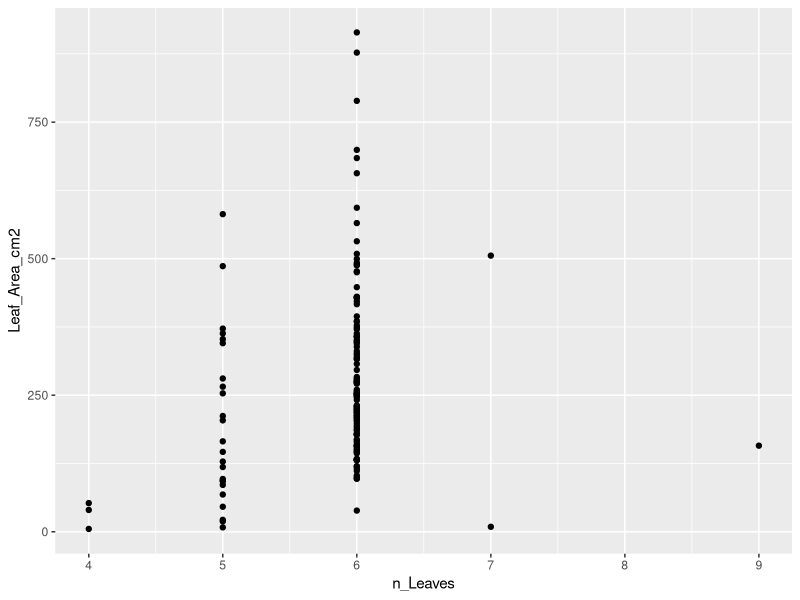
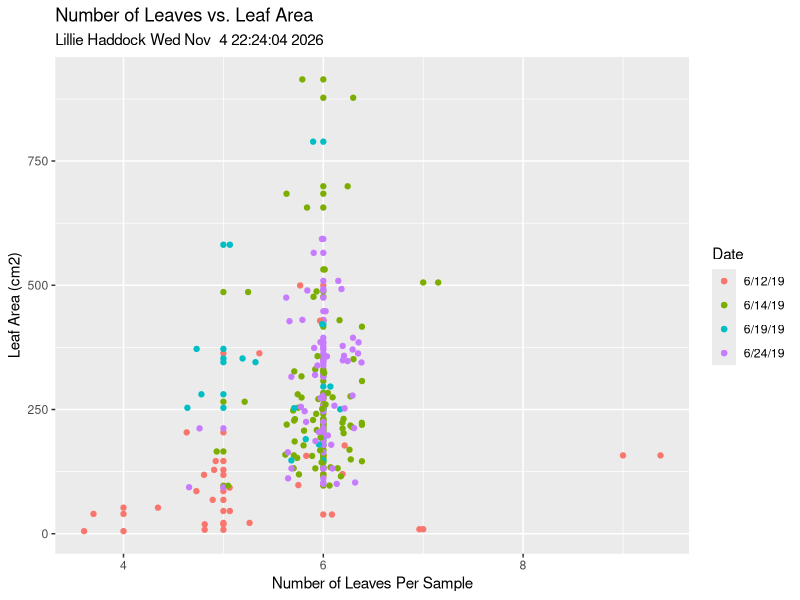
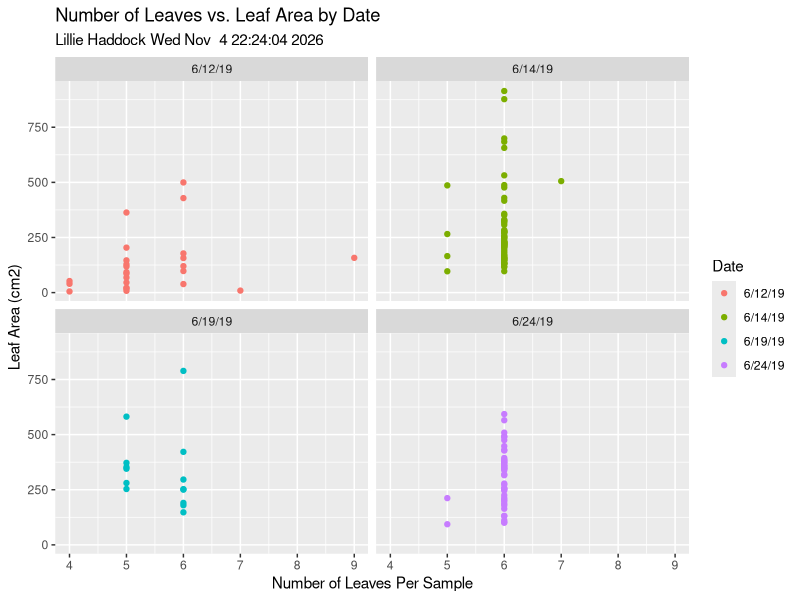
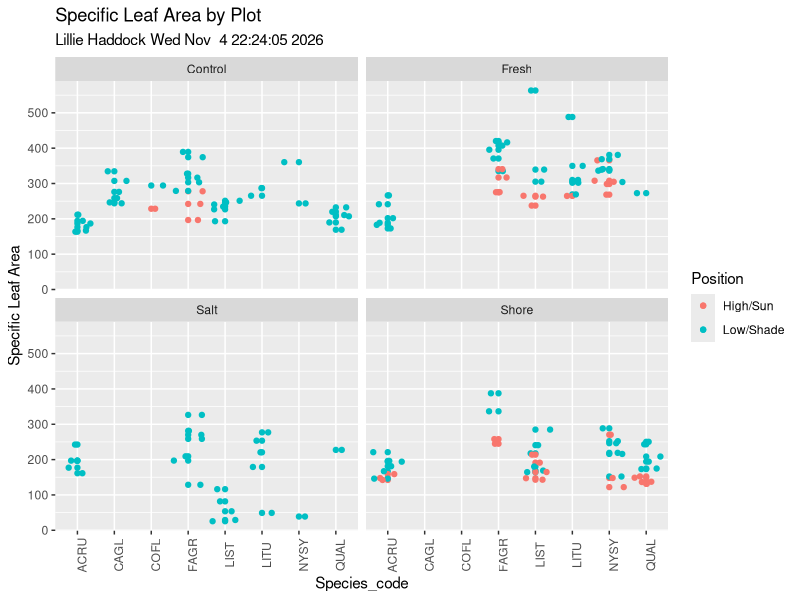
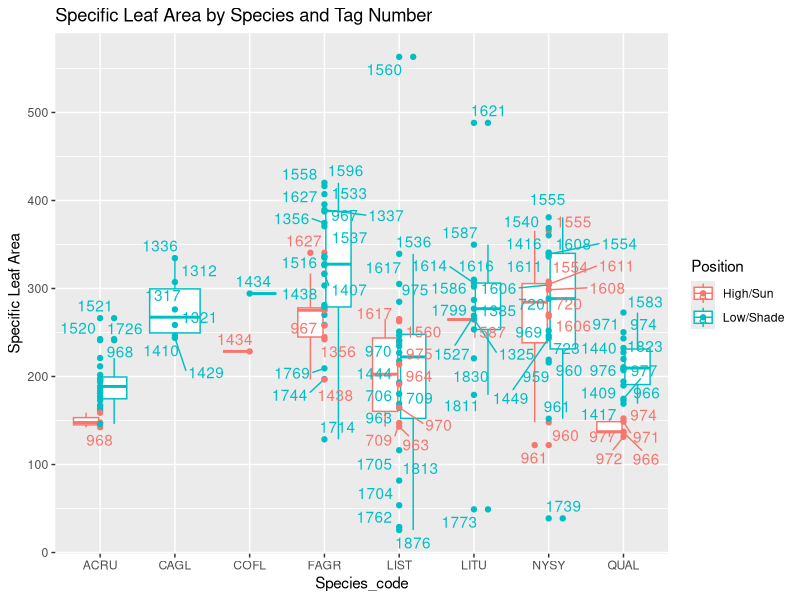
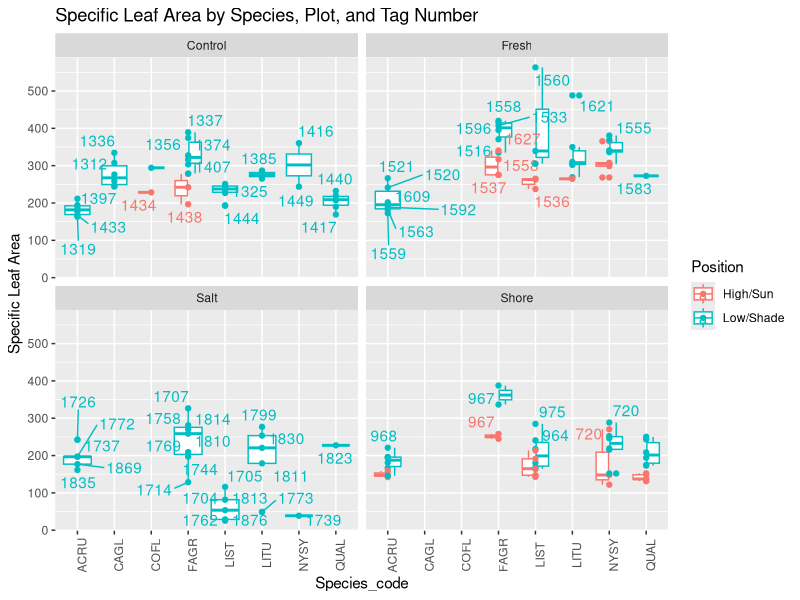
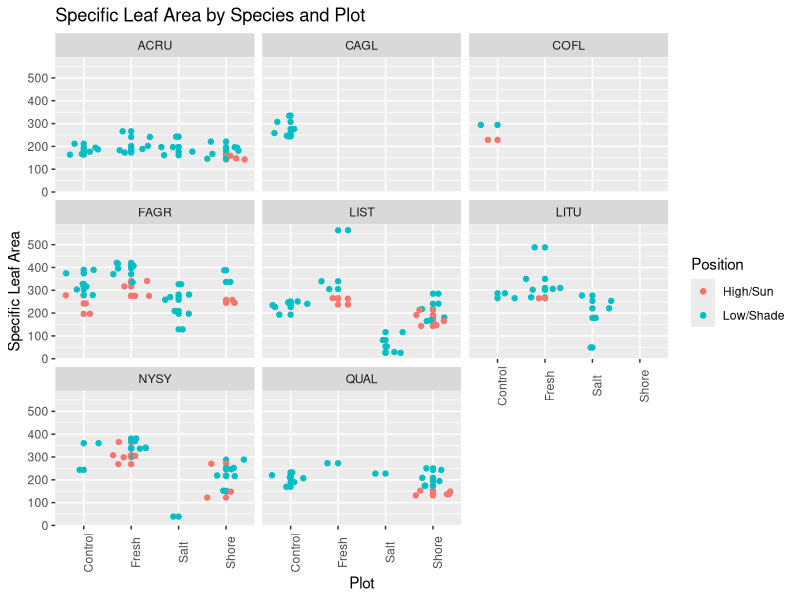
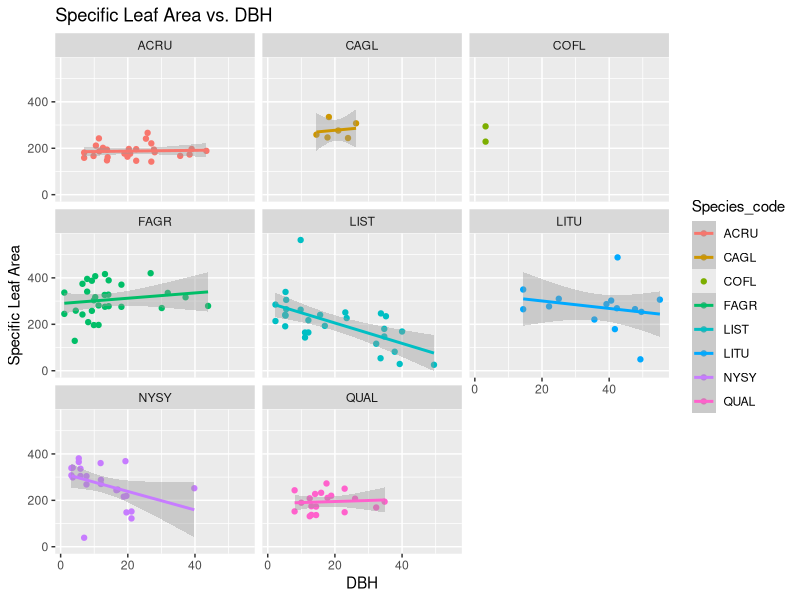

R code for these plots, in order:
## Script to process Specific Leaf Area data at SERC
# Created 06-13-2019

# Load necessary packages
library(dplyr)
library(tidyr)
library(readr)
library(ggrepel)
library(ggplot2)

## ================ Read in the SLA csv and make some basic plots

sla <- read.csv("SLA Data.csv", stringsAsFactors = FALSE) %>% 
  mutate(Tag = as.character(Tag))
print(sla)
print(summary(sla))

# Simple plot comparing number of leaves to the corresponding leaf area
p <- qplot(n_Leaves, Leaf_Area_cm2, data = sla)
print(p)

# Plot comparing number of leaves to corresponding leaf area, color by date but pretty!
leaves_v_area <- ggplot(data = sla, aes(n_Leaves, Leaf_Area_cm2, color = Date)) +
  geom_point() +
  geom_jitter()+
  labs(title = "Number of Leaves vs. Leaf Area", 
       subtitle = paste("Lillie Haddock", date()), 
       x = "Number of Leaves Per Sample", y = "Leaf Area (cm2)")
print(leaves_v_area)

# Plot comparing number of leaves to corresponding leaf area but pretty, faceted by date!
split_by_date <- ggplot(data = sla, aes(n_Leaves, Leaf_Area_cm2, color = Date)) + 
  geom_point() +
  labs(title = "Number of Leaves vs. Leaf Area by Date", 
       subtitle = paste("Lillie Haddock", date()), 
       x = "Number of Leaves Per Sample", y = "Leaf Area (cm2)") +
  facet_wrap(~Date)
print(split_by_date)

## Create an SLA column
sla <- sla %>% 
  mutate(specific_leaf_area = round(Leaf_Area_cm2 / Leaf_Mass_g, 3)) 
head(sla)

## ================ Join with inventory data

## Read in the storm surge inventory data
ss_inventory <- read.csv("ss-inventory.csv", stringsAsFactors = FALSE) %>% 
  select(Plot, Species_code, Tag, DBH) %>% 
  mutate(Tag = as.character(Tag))
summary(ss_inventory)

## The 'shore' plot at GCREW overlaps with the PREMIS-ghg HSLE plot,
## so use that inventory data too
inventory <- read.csv("transplant_inventory.csv", stringsAsFactors = FALSE) %>% 
  select(Plot, Tag, Species_code, DBH = DBH_cm_2019) %>% 
  filter(Plot == "HSLE") %>%  # GCREW only
  mutate(Plot = "Shore") %>% 
  bind_rows(ss_inventory)

# Create new dataset with plot, species, and tag columns
# by joining with the storm surge inventory data
sla %>% 
  left_join(inventory, by = "Tag") %>% 
  # if NA DBH, then get information from what we measured in field
  mutate(DBH = if_else(is.na(DBH), No_Tag_DBH, DBH),
         Species_code = if_else(is.na(Species_code), No_Tag_Species_code, Species_code),
         Plot = if_else(is.na(Plot), No_Tag_Plot, Plot)) %>% 
  # We only want four letter species codes
  mutate(Species_code = substr(Species_code, 1,4)) ->
  sla_joined

# At this point there should be NO data with an NA for Plot or DBH or Species_code
# Warn if this occurs
if(any(is.na(sla_joined$DBH))) {
  warning("We still have unmatched trees!")  
}
if(any(sla_joined$Species_code == "")) {
  warning("We blank species codes!")  
}

## SLA by Plot
sla_by_plot <- sla_joined %>% 
  ggplot(aes(Species_code, specific_leaf_area, color = Position)) +
  geom_point() +
  geom_jitter() +
  facet_wrap(~Plot) +
  theme(axis.text.x = element_text(angle = 90)) +
  labs(title = "Specific Leaf Area by Plot", y = "Specific Leaf Area", 
       subtitle = paste("Lillie Haddock", date()))
print(sla_by_plot)

## SLA by species box plot
sla_with_tag <- sla_joined %>%
  ggplot(aes(Species_code, specific_leaf_area, label = Tag, color = Position)) +
  geom_boxplot() +
  geom_text_repel() +
  geom_point() + 
  labs(title = "Specific Leaf Area by Species and Tag Number", y = "Specific Leaf Area")
print(sla_with_tag)

## SLA by species faceting by plot
sla_with_tag_by_plot <- sla_joined %>%
  ggplot(aes(Species_code, specific_leaf_area, label = Tag, color = Position)) +
  geom_boxplot() +
  geom_text_repel() +
  geom_point() +
  facet_wrap(~Plot) +
  theme(axis.text.x = element_text(angle = 90)) +
  labs(title = "Specific Leaf Area by Species, Plot, and Tag Number", y = "Specific Leaf Area")
print(sla_with_tag_by_plot)

## SLA faceted by species
sla_by_species <- sla_joined %>%
  ggplot(aes(Plot, specific_leaf_area, color = Position)) +
  geom_point() + 
  geom_jitter() +
  facet_wrap(~Species_code) +
  theme(axis.text.x = element_text(angle = 90)) +
  labs(title = "Specific Leaf Area by Species and Plot", y = "Specific Leaf Area")
print(sla_by_species)

## DBH vs sla colored by species
sla_vs_dbh <- sla_joined %>% 
  ggplot(aes(DBH, specific_leaf_area, color = Species_code)) +
  geom_point() + 
  facet_wrap(~Species_code) +
  geom_smooth(method = "lm") +
  labs(title = "Specific Leaf Area vs. DBH", y = "Specific Leaf Area")
print(sla_vs_dbh)

## leaves vs mass
leaves_vs_mass <- sla_joined %>% 
  ggplot(aes(n_Leaves, Leaf_Mass_g, color = Species_code)) +
  geom_point() +
  facet_wrap(~Species_code) +
  geom_smooth(method = lm) +
  labs(title = "Number of Leaves vs. Leaf Dry Mass")
print(leaves_vs_mass)

## leaves vs area
leaves_vs_area <- sla_joined %>% 
  ggplot(aes(n_Leaves, Leaf_Area_cm2, color = Species_code)) +
  geom_point() +
  facet_wrap(~Species_code) +
  geom_smooth(method = lm) + 
  labs(title = "Number of Leaves vs. Leaf Area")
print(leaves_vs_area)

## sla vs position by species
sla_vs_position <- sla_joined %>% 
  ggplot(aes(Position, specific_leaf_area, color = Species_code)) +
  geom_jitter() +
  labs(title = "Specific Leaf Area vs. Canopy Position", x = "Canopy Position", y = "Specific Leaf Area")
print(sla_vs_position)

## average sla of each species
sla_averages <- sla_joined %>%
  group_by(Species_code) %>%
  summarise(sla_mean_species = mean(specific_leaf_area))
sla_averages_plot <- sla_averages %>% 
  ggplot(aes(Species_code, sla_mean_species)) +
  geom_point()
print(sla_averages_plot)

sla_joined %>% 
  ggplot(aes(Species_code, specific_leaf_area, color = Position)) +
  geom_boxplot()


cat("All done.")


## ------ Try Database Submission -------

species_codes <- read.csv(file = "species_codes.csv", stringsAsFactors = FALSE) 
plot_lon_lat <- read.csv(file = "plot-lon-lat.csv", stringsAsFactors = FALSE)

try_dataset <- sla_joined %>% 
  left_join(species_codes, by = "Species_code") %>% 
  left_join(plot_lon_lat, by = "Plot") %>% 
  mutate(Exposition = "Natural Forest", 
           `Forest Age (yrs)` = 60, 
           `Area per Leaf (cm2)` = round(Leaf_Area_cm2 / n_Leaves, 3),
           `Mass per Leaf (g)` = round(Leaf_Mass_g / n_Leaves, 3)) %>% 
  select(`Date Collected` = Date, 
         Exposition, 
         `Forest Age (yrs)`,
         Species,
         `Species Common` = Species_common, 
         `Diameter at Breast Height (cm)` = DBH,
         `Longitude E` = Longitude,
         `Latitude N` = Latitude,
         `Leaf Position` = Position, 
         `N Leaves` = n_Leaves, 
         `Total Fresh Leaf Area (cm2)` = Leaf_Area_cm2, 
         `Total Dry Mass (g)` = Leaf_Mass_g, 
         `Area per Leaf (cm2)`, 
         `Mass per Leaf (g)`,
         `Specific Leaf Area (cm2/g)` = specific_leaf_area)

write.csv(try_dataset, "Haddock_SLA_20190628.csv")
 
         
